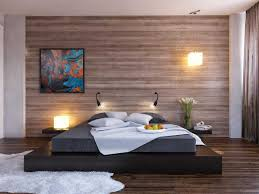
#> input picture uploads/images.jpeg, 259 x 194 px
$ python albumentations_min.py
#> lines starting #> are read from the running program, lines starting #| are printed output that depends on the picture
#> further down, data is the input picture: shape (194, 259, 3); mean B, G, R 110.7, 113.2, 130
import cv2
from functools import wraps
import numpy as np

def get_num_channels(image):
    return image.shape[2] if len(image.shape) == 3 else 1

def _maybe_process_in_chunks(process_fn, **kwargs):
    """
    Wrap OpenCV function to enable processing images with more than 4 channels.
    Limitations:
        This wrapper requires image to be the first argument and rest must be sent via named arguments.
    Args:
        process_fn: Transform function (e.g cv2.resize).
        kwargs: Additional parameters.
    Returns:
        numpy.ndarray: Transformed image.
    """

    def __process_fn(img):
        num_channels = get_num_channels(img)
        if num_channels > 4:
            chunks = []
            for index in range(0, num_channels, 4):
                chunk = img[:, :, index : index + 4]
                chunk = process_fn(chunk, **kwargs)
                chunks.append(chunk)
            img = np.dstack(chunks)
        else:
            img = process_fn(img, **kwargs)
        return img

    return __process_fn

def preserve_channel_dim(func):
    """
    Preserve dummy channel dim.
    """

    @wraps(func)
    def wrapped_function(img, *args, **kwargs):
        shape = img.shape
#> shape = (194, 259, 3)
        result = func(img, *args, **kwargs)
        if len(shape) == 3 and shape[-1] == 1 and len(result.shape) == 2:
            result = np.expand_dims(result, axis=-1)
        return result

    return wrapped_function

@preserve_channel_dim
def resize(img, height, width, interpolation=cv2.INTER_LINEAR):
    resize_fn = _maybe_process_in_chunks(cv2.resize, dsize=(width, height), interpolation=interpolation)
    return resize_fn(img)

def py3round(number):
    """Unified rounding in all python versions."""
    if abs(round(number) - number) == 0.5:
        return int(2.0 * round(number / 2.0))

    return int(round(number))

def _func_max_size(img, max_size, interpolation, func):
#> called with max_size = 224, interpolation = 1
    height, width = img.shape[:2]
#> height = 194; width = 259

    scale = max_size / float(func(width, height))
#> scale = 0.865

    if scale != 1.0:
        new_height, new_width = tuple(py3round(dim * scale) for dim in (height, width))
#> new_height = 168; new_width = 224
        img = resize(img, height=new_height, width=new_width, interpolation=interpolation)
#> in __process_fn, `num_channels = get_num_channels(img)`: num_channels = 3
#> in __process_fn, `img = process_fn(img, **kwargs)`:
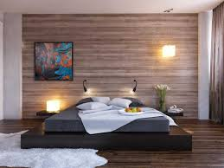
#> img: shape (168, 224, 3); mean R, G, B 129.9, 113.1, 110.6
    return img

@preserve_channel_dim
def LongestMaxSide(img, max_size, interpolation=cv2.INTER_LINEAR):
    return _func_max_size(img, max_size, interpolation, max)

@preserve_channel_dim
def pad_with_params(
    img, h_pad_top, h_pad_bottom, w_pad_left, w_pad_right, border_mode=cv2.BORDER_REFLECT_101, value=None
):
    img = cv2.copyMakeBorder(img, h_pad_top, h_pad_bottom, w_pad_left, w_pad_right, border_mode, value=value)
    return img

def PadIfNeeded(img, min_height=224, min_width=224, border_mode=0):
#> called with min_height = 224, min_width = 224, border_mode = 0
    rows = img.shape[0]
#> rows = 168
    cols = img.shape[1]
#> cols = 224

    if rows < min_height:
        h_pad_top = int((min_height - rows) / 2.0)
#> h_pad_top = 28
        h_pad_bottom = min_height - rows - h_pad_top
#> h_pad_bottom = 28
    else:
        h_pad_top = 0
        h_pad_bottom = 0

    if cols < min_width:
        w_pad_left = int((min_width - cols) / 2.0)
        w_pad_right = min_width - cols - w_pad_left
    else:
        w_pad_left = 0
        w_pad_right = 0

    return pad_with_params(img, h_pad_top, h_pad_bottom, w_pad_left, w_pad_right, border_mode)
#> in pad_with_params, `img = cv2.copyMakeBorder(img, h_pad_top, h_pad_bottom, w_pad_left, w_p..`:
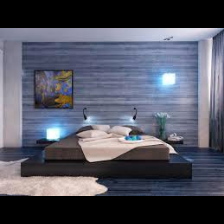
#> img: shape (224, 224, 3); mean of channels 0, 1, 2 97.4, 84.9, 83; drawn as B, G, R

if __name__ == '__main__':
    data = cv2.imread('uploads/images.jpeg')
    img_color = cv2.cvtColor(data, cv2.COLOR_BGR2RGB)
    ret = LongestMaxSide(img_color, 224)
    pad = PadIfNeeded(ret)
    import matplotlib.pyplot as plt
    fig = plt.imshow(pad)
    plt.show()
